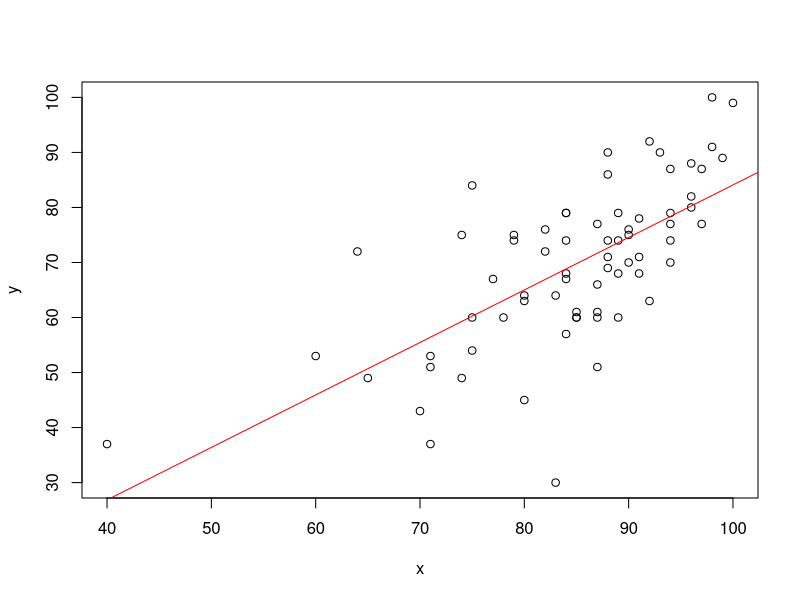

Here is the R script that generated this plot:
## ---- chunk 1
# load data
exam <- read.csv("../dataset/exam.csv")

# midterm score
x <- exam$mid
# final score
y <- exam$final

# regress y on x, compute coefficients
b <- cov(x,y)/var(x)
a <- mean(y) - b*mean(x)

# plot the data and the regression line
plot(x,y)
abline(a,b,col="red")
